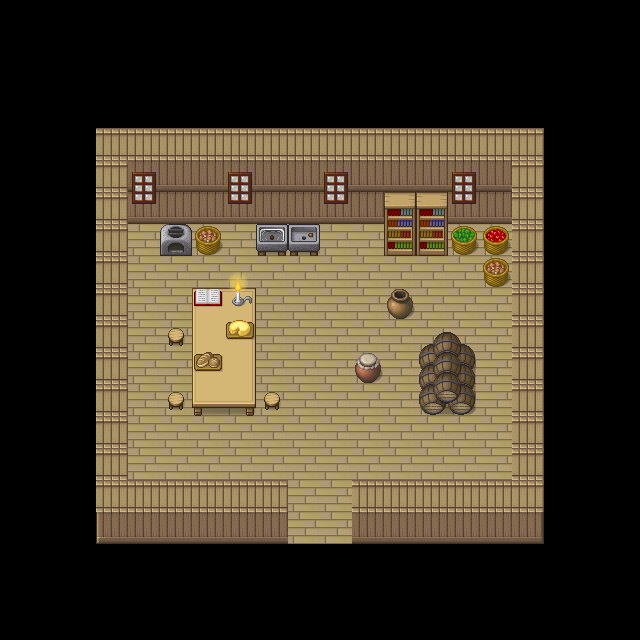

A 2D game scene composited from a Tiled map and its tileset images. What follows is a short description and the map's XML, with each tile layer's data collapsed to a summary:
An orthogonal 20x20 tile map with 32x32 px tiles, 3 tile layers (ground, building, building_up), 2 tilesets and 3 objects (warp_overworld, shopkeeper).

<map version="1.4" tiledversion="1.4.2" orientation="orthogonal" renderorder="right-down" width="20" height="20" tilewidth="32" tileheight="32" infinite="0" nextlayerid="9" nextobjectid="11">
 <tileset firstgid="1" source="../pipoya/SampleMap/[A]Grass_pipo.tsx" />
 <tileset firstgid="529" source="../pipoya/SampleMap/[Base]BaseChip_pipo.tsx" />
 <layer id="1" name="ground" width="20" height="20">
  <data>[400 cells, 100 non-empty, 1 distinct tile ids]</data>
 </layer>
 <layer id="5" name="building" width="20" height="20">
  <data>[400 cells, 108 non-empty, 24 distinct tile ids]</data>
 </layer>
 <layer id="4" name="building_up" width="20" height="20">
  <data>[400 cells, 17 non-empty, 10 distinct tile ids]</data>
 </layer>
 <objectgroup id="3" name="spawn" opacity="0.45">
  <object id="1" gid="1558" x="305.709" y="524.34" width="32" height="32" />
 </objectgroup>
 <objectgroup id="6" name="warp" opacity="0.51">
  <object id="7" name="warp_overworld" gid="1556" x="288" y="579" width="63" height="35">
   <properties>
    <property name="basepath" value="pipoya/SampleMap/" />
    <property name="mapname" value="samplemap" />
    <property name="warp_x" value="868" />
    <property name="warp_y" value="3200" />
   </properties>
  </object>
 </objectgroup>
 <objectgroup id="8" name="npc" opacity="0.52">
  <object id="8" name="shopkeeper" gid="1558" x="256" y="343" width="32" height="64">
   <properties>
    <property name="display_name" value="Yuri the Farmer" />
    <property name="facing" type="int" value="2" />
    <property name="movement" value="none" />
    <property name="sprite" value="0" />
    <property name="text" value="Leave me alone, I'm eating some cheese!" />
    <property name="type" value="npc" />
   </properties>
  </object>
 </objectgroup>
</map>
